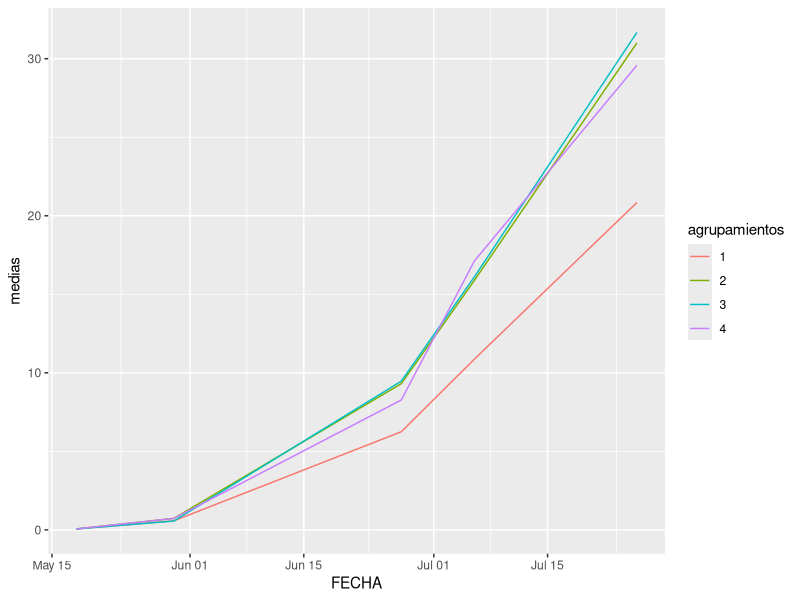
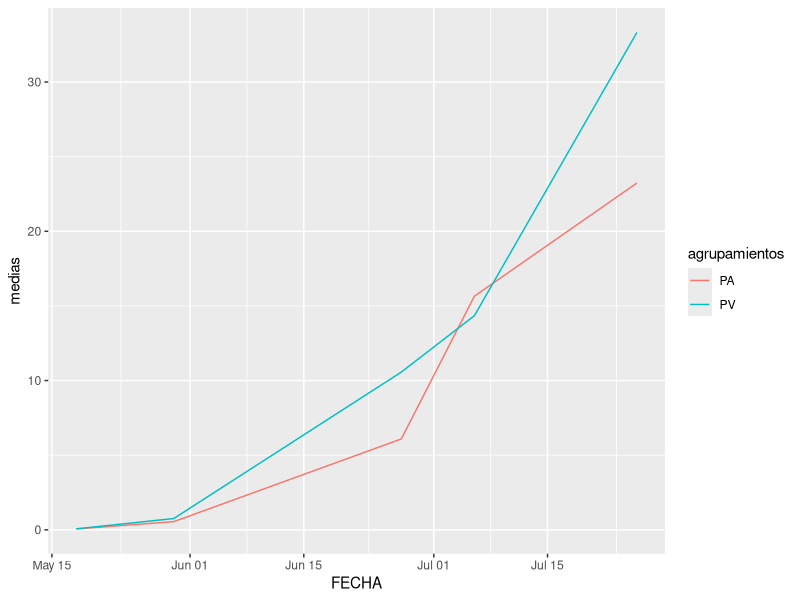
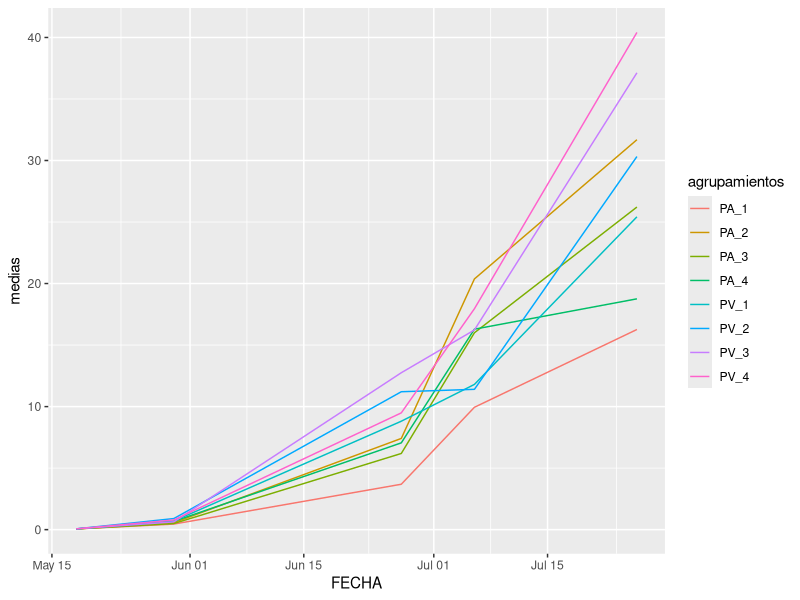
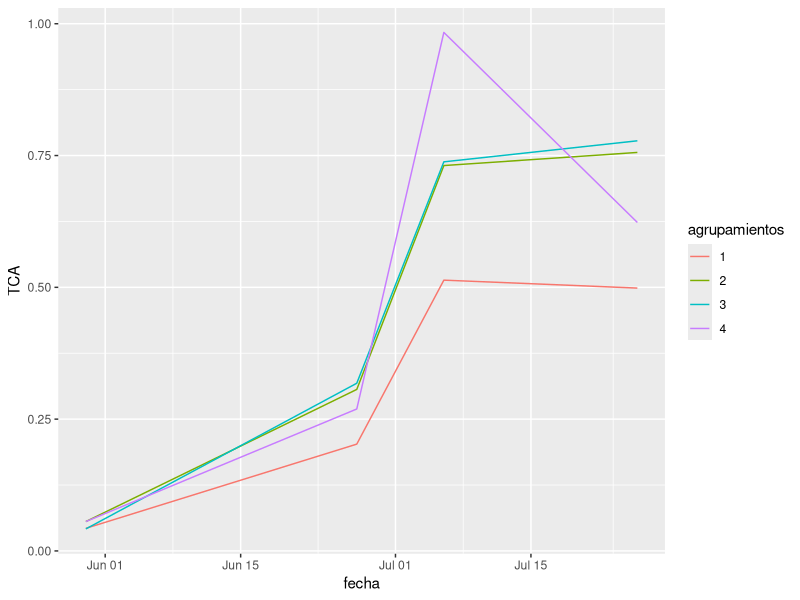
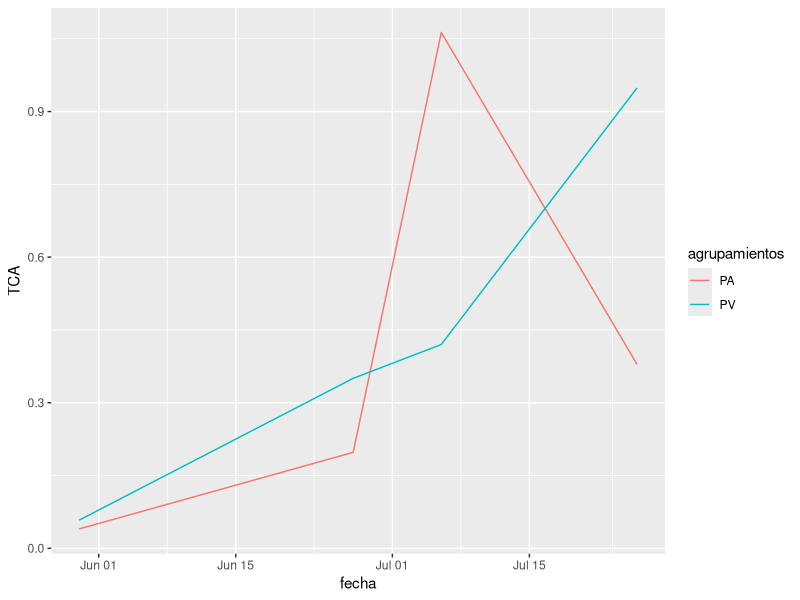
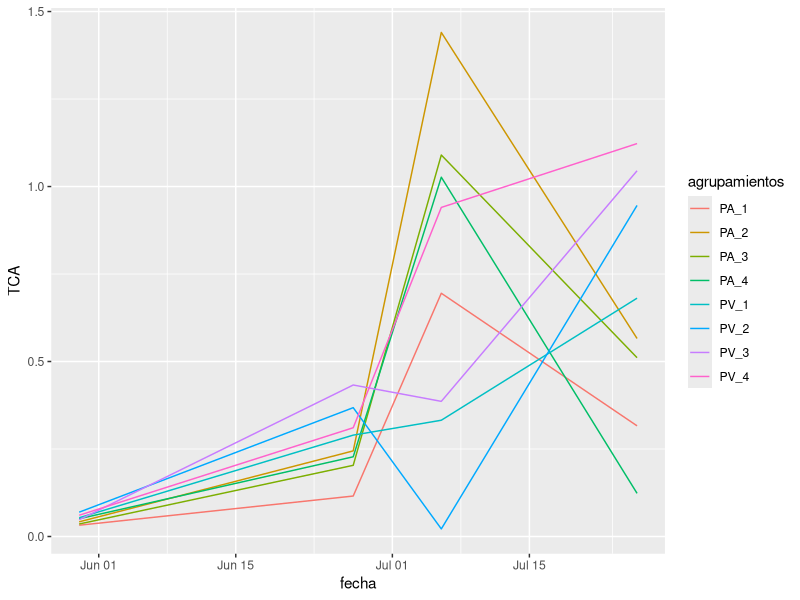
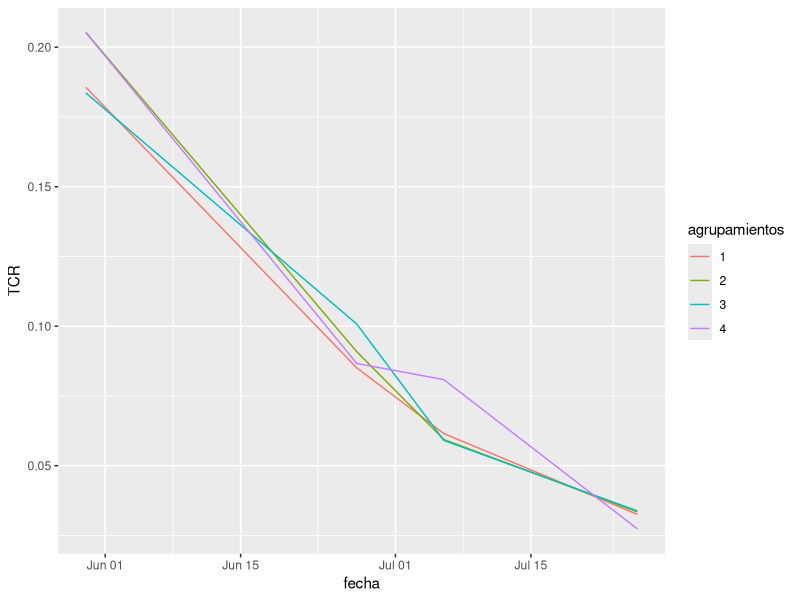
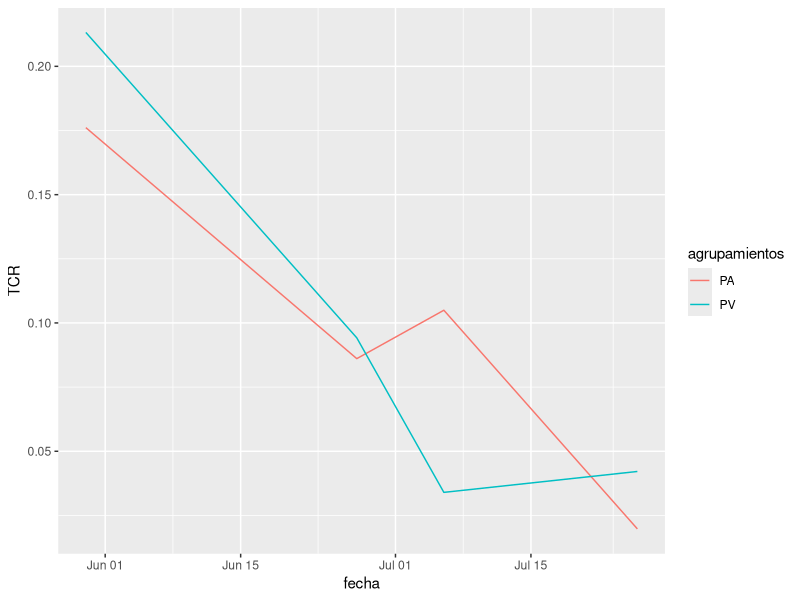

The R source for these figures, in order:
## ---- chunk 1
resumir2fat<-function(fat1, 
                      fat2, 
                      resp,
                      trat,
                      df
){
  nf1<-unique(fat1)
  nf2<-unique(fat2)
  alltrat<-unique(trat)
  
  medias<-c()
  Desvio_Standar<-c()
  numero<-c()
  ag<-c()
  
  for (f1 in nf1){
    ag<-c(ag, 'dosis')
    medias<-c(medias, mean(resp[fat1==f1]))
    Desvio_Standar<-c(Desvio_Standar, sd(resp[fat1==f1]))
    numero<-c(numero, sum(with(df, fat1==f1)))
  }
 
  for (f2 in nf2){
    ag<-c(ag, 'variedad')
    medias<-c(medias, mean(resp[fat2==f2]))
    Desvio_Standar<-c(Desvio_Standar, sd(resp[fat2==f2]))
    numero<-c(numero, sum(with(df, fat2==f2)))
  }
  for (t in alltrat){
    ag<-c(ag, 'tratamientos')
    medias<-c(medias, mean(resp[trat==t]))
    Desvio_Standar<-c(Desvio_Standar, sd(resp[trat==t]))
    numero<-c(numero, sum(with(df, trat==t)))
  }
  agrupamientos<-c(nf1, nf2, alltrat)
  CV<-(Desvio_Standar/medias)*100
  return(data.frame(ag, agrupamientos, numero, medias, Desvio_Standar, CV))
}
## ---- chunk 2
### Fecha 1
MS30May<-read.csv("MS30May.csv", header=TRUE, sep=",", dec=",")

nv<-c()

for (i in MS30May$Var){
  if (i==1){
    nv<-c(nv, 'PA')
  } else {
    nv<-c(nv, 'PV')
  }
}

MS30May["NV"]<-nv

MS30May["Tratamientos"]<-paste(MS30May$NV, MS30May$Dosis, sep="_") #esto agrega una columna con el nombre del tratamiento

### Fecha 2
MS27Jun<-read.csv("MS27Jun.csv", header=TRUE, sep=",", dec=",")

nv<-c()

for (i in MS27Jun$Var){
  if (i==1){
    nv<-c(nv, 'PA')
  } else {
    nv<-c(nv, 'PV')
  }
}

MS27Jun["NV"]<-nv

MS27Jun["Tratamientos"]<-paste(MS27Jun$NV, MS27Jun$Dosis, sep="_") #esto agrega una columna con el nombre del tratamiento

### Fecha 3
MS06Jul<-read.csv("MS06Jul.csv", header=TRUE, sep=",", dec=",")

nv<-c()

for (i in MS06Jul$Var){
  if (i==1){
    nv<-c(nv, 'PA')
  } else {
    nv<-c(nv, 'PV')
  }
}

MS06Jul["NV"]<-nv

MS06Jul["Tratamientos"]<-paste(MS06Jul$NV, MS06Jul$Dosis, sep="_") #esto agrega una columna con el nombre del tratamiento

# Fecha 4
MS26Jul<-read.csv("MS26Jul.csv", header=TRUE, sep=",", dec=",")

nv<-c()

for (i in MS26Jul$Var){
  if (i==1){
    nv<-c(nv, 'PA')
  } else {
    nv<-c(nv, 'PV')
  }
}

MS26Jul["NV"]<-nv

MS26Jul["Tratamientos"]<-paste(MS26Jul$NV, MS26Jul$Dosis, sep="_") #esto agrega una columna con el nombre del tratamiento
## ---- chunk 3
MSPLE2<-read.csv("Plantines2.csv", header=TRUE, sep=",", dec=",")

nv<-c()

for (i in MSPLE2$Variedad){
  if (i==1){
    nv<-c(nv, 'PA')
  } else {
    nv<-c(nv, 'PV')
  }
}

MSPLE2["NV"]<-nv

MSPLE2<-rbind(MSPLE2, MSPLE2, MSPLE2, MSPLE2)

MSPLE2$Dosis<-c(1,1,1,1,1,1,1,1,
                2,2,2,2,2,2,2,2,
                3,3,3,3,3,3,3,3,
                4,4,4,4,4,4,4,4)
MSPLE2["Tratamientos"]<-paste(MSPLE2$NV, MSPLE2$Dosis, sep="_") #esto agrega una columna con el nombre del tratamiento

## ---- chunk 4
#fecha 0 -plantines- (obntiene el descriptivo y luego añade una columna con la fecha)
descPT18May<-resumir2fat(MSPLE2$Dosis, MSPLE2$NV, MSPLE2$PT, MSPLE2$Tratamientos, MSPLE2)

fecha<-c()
for (i in c(1:14)){
  fecha<-c(fecha, "2023-5-18")
}
fecha<-as.Date(fecha, format="%Y-%m-%d")

descPT18May$FECHA<-fecha



#fecha 1 (ontiene el descriptivo y luego añade una columna con la fecha)
descPT30May<-resumir2fat(MS30May$Dosis, MS30May$NV, MS30May$PesoT, MS30May$Tratamientos, MS30May)

fecha<-c()
for (i in c(1:14)){
  fecha<-c(fecha, "2023-5-30")
}
fecha<-as.Date(fecha, format="%Y-%m-%d")

descPT30May$FECHA<-fecha

#fecha 2 (ontiene el descriptivo y luego añade una columna con la fecha)
descPT27Jun<-resumir2fat(MS27Jun$Dosis, MS27Jun$NV, MS27Jun$PesoT, MS27Jun$Tratamientos, MS27Jun)

fecha<-c()
for (i in c(1:14)){
  fecha<-c(fecha, "2023-6-27")
}
fecha<-as.Date(fecha, format="%Y-%m-%d")

descPT27Jun$FECHA<-fecha

#fecha 3 (ontiene el descriptivo y luego añade una columna con la fecha)

descPT06Jul<-resumir2fat(MS06Jul$Dosis, MS06Jul$NV, MS06Jul$PesoT, MS06Jul$Tratamientos, MS06Jul)

fecha<-c()
for (i in c(1:14)){
  fecha<-c(fecha, "2023-7-6")
}
fecha<-as.Date(fecha, format="%Y-%m-%d")

descPT06Jul$FECHA<-fecha

#fecha 4 (ontiene el descriptivo y luego añade una columna con la fecha)

descPT26Jul<-resumir2fat(MS26Jul$Dosis, MS26Jul$NV, MS26Jul$PesoT, MS26Jul$Tratamientos, MS26Jul)

fecha<-c()
for (i in c(1:14)){
  fecha<-c(fecha, "2023-7-26")
}
fecha<-as.Date(fecha, format="%Y-%m-%d")

descPT26Jul$FECHA<-fecha
## ---- chunk 5
descPTe2<-rbind(descPT18May, descPT30May, descPT27Jun, descPT06Jul, descPT26Jul)

descPTe2
## ---- chunk 6
library(ggplot2)
library(patchwork)

g1<-ggplot(data= descPTe2[descPTe2$ag=='dosis',], aes(FECHA, medias, color=agrupamientos))+geom_line()
g2<-ggplot(data= descPTe2[descPTe2$ag=='variedad',], aes(FECHA, medias, color=agrupamientos))+geom_line()
g3<-ggplot(data= descPTe2[descPTe2$ag=='tratamientos',], aes(FECHA, medias, color=agrupamientos))+geom_line()

g1
g2
g3
## ---- chunk 7

TCA1<-(descPT30May$medias-descPT18May$medias)/as.integer(difftime(descPT30May$FECHA, descPT18May$FECHA, units='days'))

TCA2<-(descPT27Jun$medias-descPT30May$medias)/as.integer(difftime(descPT27Jun$FECHA, descPT30May$FECHA, units='days'))

TCA3<-(descPT06Jul$medias-descPT27Jun$medias)/as.integer(difftime(descPT06Jul$FECHA, descPT27Jun$FECHA, units='days'))

TCA4<-(descPT26Jul$medias-descPT06Jul$medias)/as.integer(difftime(descPT26Jul$FECHA, descPT06Jul$FECHA, units='days'))

TCA<-c(TCA1, TCA2, TCA3, TCA4)
fecha<-c(descPT30May$FECHA, 
         descPT27Jun$FECHA,
         descPT06Jul$FECHA,
         descPT26Jul$FECHA)
ag<-c(descPT30May$ag, 
         descPT27Jun$ag,
         descPT06Jul$ag,
         descPT26Jul$ag)
agrupamientos<-c(descPT30May$agrupamientos, 
         descPT27Jun$agrupamientos,
         descPT06Jul$agrupamientos,
         descPT26Jul$agrupamientos)
dfTCA<-data.frame(fecha, ag, agrupamientos, TCA)

dfTCA

## ---- chunk 8
library(ggplot2)
library(patchwork)

g1<-ggplot(data= dfTCA[dfTCA$ag=='dosis',], aes(fecha, TCA, color=agrupamientos))+geom_line()
g2<-ggplot(data= dfTCA[dfTCA$ag=='variedad',], aes(fecha, TCA, color=agrupamientos))+geom_line()
g3<-ggplot(data= dfTCA[dfTCA$ag=='tratamientos',], aes(fecha, TCA, color=agrupamientos))+geom_line()

g1
g2
g3
## ---- chunk 9
TCR1<-(log(descPT30May$medias)-log(descPT18May$medias))/as.integer(difftime(descPT30May$FECHA, descPT18May$FECHA, units='days'))

TCR2<-(log(descPT27Jun$medias)-log(descPT30May$medias))/as.integer(difftime(descPT27Jun$FECHA, descPT30May$FECHA, units='days'))

TCR3<-(log(descPT06Jul$medias)-log(descPT27Jun$medias))/as.integer(difftime(descPT06Jul$FECHA, descPT27Jun$FECHA, units='days'))

TCR4<-(log(descPT26Jul$medias)-log(descPT06Jul$medias))/as.integer(difftime(descPT26Jul$FECHA, descPT06Jul$FECHA, units='days'))

TCR<-c(TCR1, TCR2, TCR3, TCR4)


dfTCA$TCR<-c(TCR)
## ---- chunk 10
library(ggplot2)
library(patchwork)

g1<-ggplot(data= dfTCA[dfTCA$ag=='dosis',], aes(fecha, TCR, color=agrupamientos))+geom_line()
g2<-ggplot(data= dfTCA[dfTCA$ag=='variedad',], aes(fecha, TCR, color=agrupamientos))+geom_line()
g3<-ggplot(data= dfTCA[dfTCA$ag=='tratamientos',], aes(fecha, TCR, color=agrupamientos))+geom_line()

g1
g2
g3
## ---- chunk 11

regModelAF<- function(trat, AS, HM){
  #creamos vectores vacios para guardar cada parametro del modelo: ordenada al origen, pendiente de la recta, coefi. pearson de la ordenada y de la pendiente, r^2 y r^2 ajustado del modelo
    ord <-c() 
    prord<-c()
    pend<-c()
    prpend<-c()
    rsq<-c()
    radj<-c()
    tratamientos<-unique(trat)
    
    #El ciclo FOR va ir realizando una regresion por CADA TRATAMIENTO y guardando los datos en cada vector creado

for (i in tratamientos){
  HMT<-HM[trat== i] #PESO HOJAS MEDIDAS DEL TRATAMIENTO I
  AFT<-AS[trat== i] #AREA FOLIAR DE LAS HOJAS MEDIDAS DEL TRATAMIENTO I
  
  regresion<-summary(lm(AFT~HMT)) #SE EJECUTA LA REGRESION
  
  ord<-c(ord, regresion$coefficients[1,1]) #guarda el intercept del tratamiento i en un vector
  prord<-c(prord, regresion$coefficients[1,4]) #guarda el coeficiente de pearson de la ordenada para el tratamiento i
  pend<-c(pend, regresion$coefficients[2,1]) #guarda la pendiente del tratamiento i en un vector
  prpend<-c(prpend, regresion$coefficients[2,4]) #guarda el coeficiente de pearson de la pendienyte en el tratamiento i
  rsq<-c(rsq, regresion$r.squared) #guarda el r^2 del modelo al tratamiento i
  radj<-c(radj, regresion$adj.r.squared) #guarda el r^2 ajustado del modelo para el tratamiento i
}
    
 # creamos un data frame con los vectores

MAF<-data.frame(tratamientos, ord, prord, pend, prpend, rsq, radj)

return(MAF)
    
}

## ---- chunk 12
modeloAfFecha2<-regModelAF(MS27Jun$Tratamientos, MS27Jun$AS, MS27Jun$HM)

modeloAfFecha3<-regModelAF(MS06Jul$Tratamientos, MS06Jul$AS, MS06Jul$HM)

modeloAfFecha4<-regModelAF(MS26Jul$Tratamientos, MS26Jul$AS, MS26Jul$HM)

## ---- chunk 13

calcAf<-function(H, trat, MAF){
#Se recorre fila por fila calculando PH*PENDIENA + ORDENADA para obtener un vector con el area foliar

areasF<-c()

for (i in c(1:32)){
  ordenada<-MAF$ord[MAF$tratamientos== trat[i]]
  pendiente<-MAF$pend[MAF$tratamientos== trat[i]]
  pesohojas<-H[i]
  af<-ordenada + pendiente*pesohojas
  areasF<-c(areasF, af) 
}
 return(areasF)  
}

## ---- chunk 14
MS27Jun$A<-calcAf(MS27Jun$HM+MS27Jun$HSM, MS27Jun$Tratamientos, modeloAfFecha2)

MS06Jul$A<-calcAf(MS06Jul$HM+MS06Jul$HSM, MS06Jul$Tratamientos, modeloAfFecha3)

MS26Jul$A<-calcAf(MS26Jul$HM+MS26Jul$HSM, MS26Jul$Tratamientos, modeloAfFecha4)

## ---- chunk 15
descA18May<-resumir2fat(MSPLE2$Dosis, MSPLE2$NV, MSPLE2$A, MSPLE2$Tratamientos, MSPLE2)

descA30May<-resumir2fat(MS30May$Dosis, MS30May$NV, MS30May$A, MS30May$Tratamientos, MS30May)

descA27Jun<-resumir2fat(MS27Jun$Dosis, MS27Jun$NV, MS27Jun$A, MS27Jun$Tratamientos, MS27Jun)

descA06Jul<-resumir2fat(MS06Jul$Dosis, MS06Jul$NV, MS06Jul$A, MS06Jul$Tratamientos, MS06Jul)

descA26Jul<-resumir2fat(MS26Jul$Dosis, MS26Jul$NV, MS26Jul$A, MS26Jul$Tratamientos, MS26Jul)
## ---- chunk 16
descPTe2$AREAF<-c(descA18May$medias,
            descA30May$medias, 
            descA27Jun$medias, 
            descA06Jul$medias, 
            descA26Jul$medias)
## ---- chunk 17
library(ggplot2)
library(patchwork)

g1<-ggplot(data= descPTe2[descPTe2$ag=='dosis',], aes(FECHA, AREAF, color=agrupamientos))+geom_line()
g2<-ggplot(data= descPTe2[descPTe2$ag=='variedad',], aes(FECHA, AREAF, color=agrupamientos))+geom_line()
g3<-ggplot(data= descPTe2[descPTe2$ag=='tratamientos',], aes(FECHA, AREAF, color=agrupamientos))+geom_line()

g1
g2
g3
## ---- chunk 18
TAL1<-TCA1*((log(descA30May$medias)-log(descA18May$medias))/(descA30May$medias-descA18May$medias))

TAL2<-TCA2*((log(descA27Jun$medias)-log(descA30May$medias))/(descA27Jun$medias-descA30May$medias))

TAL3<-TCA3*((log(descA06Jul$medias)-log(descA27Jun$medias))/(descA06Jul$medias-descA27Jun$medias))

TAL4<-TCA4*((log(descA26Jul$medias)-log(descA06Jul$medias))/(descA26Jul$medias-descA06Jul$medias))

TAL<-c(TAL1, TAL2, TAL3, TAL4)


dfTCA$TAL<-TAL
## ---- chunk 19
library(ggplot2)
library(patchwork)

g1<-ggplot(data= dfTCA[dfTCA$ag=='dosis',], aes(fecha, TAL, color=agrupamientos))+geom_line()
g2<-ggplot(data= dfTCA[dfTCA$ag=='variedad',], aes(fecha, TAL, color=agrupamientos))+geom_line()
g3<-ggplot(data= dfTCA[dfTCA$ag=='tratamientos',], aes(fecha, TAL, color=agrupamientos))+geom_line()

g1
g2
g3
